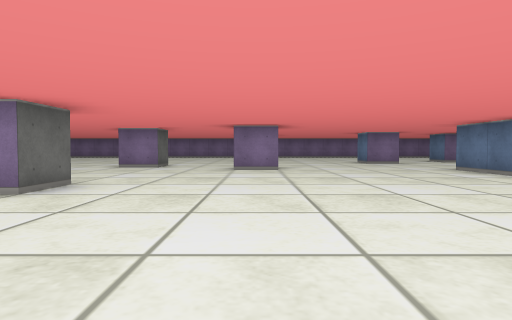
View 1 (above)

22 first-person views from a walk through a cub3D level. The camera is about half as high as the walls, tilts 2° down and sees 75° across. The floor is counted in squares. Each view is taken from the middle of a square. On the plan, view 1 faces up. The plan holds only what a view shows up to about 9 squares ahead; the rest is blank.

View 2
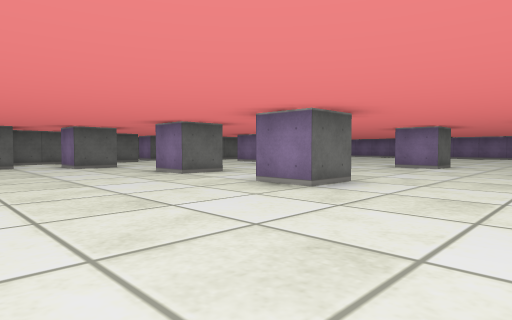

View 3
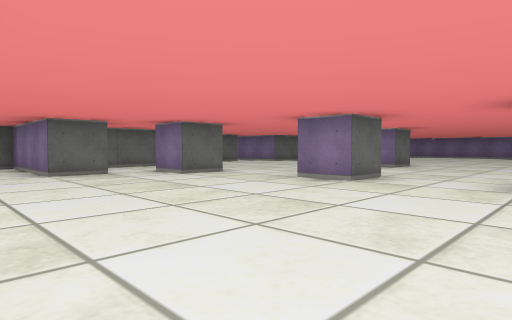

View 4
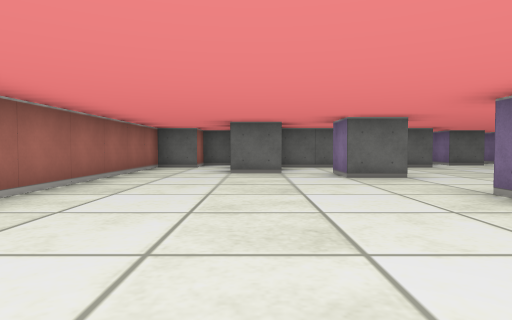

View 5
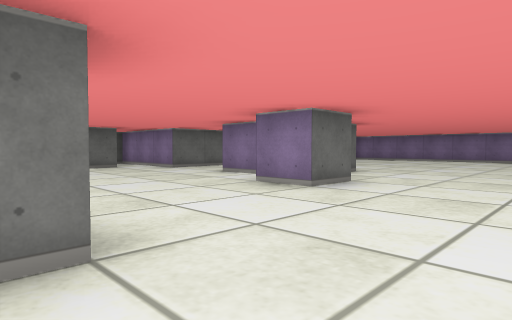

View 6
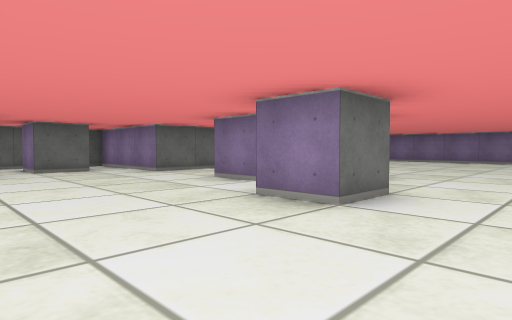

View 7
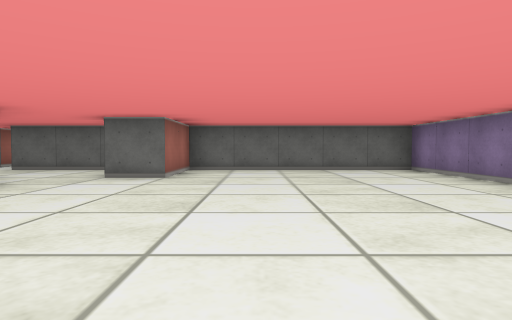

View 8
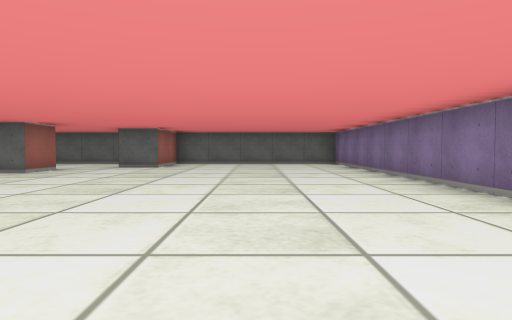

View 9
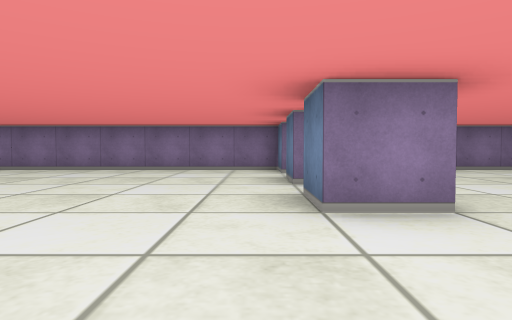

View 10
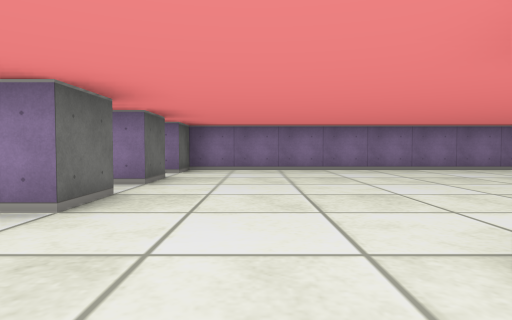

View 11
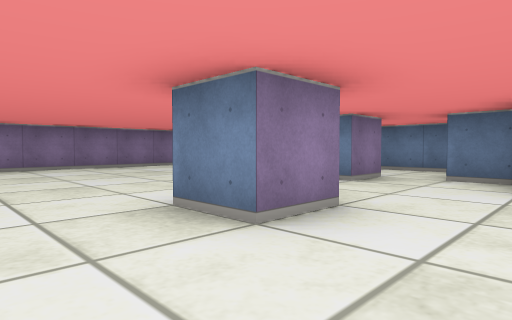

View 12
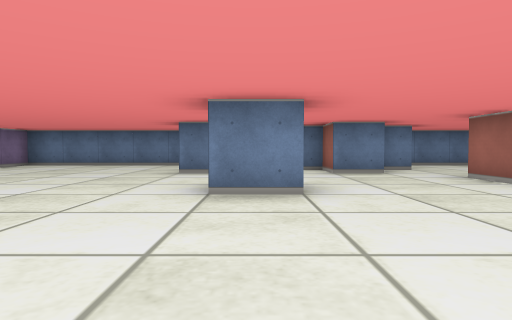

View 13
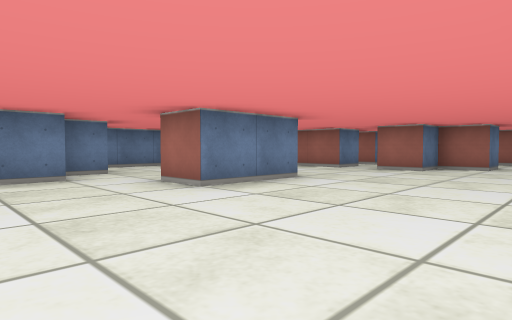

View 14
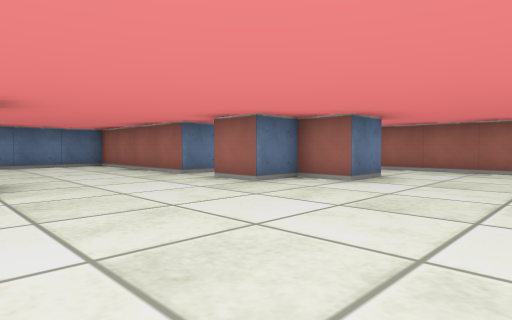

View 15
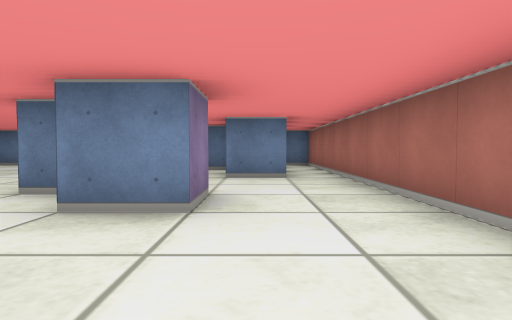

View 16
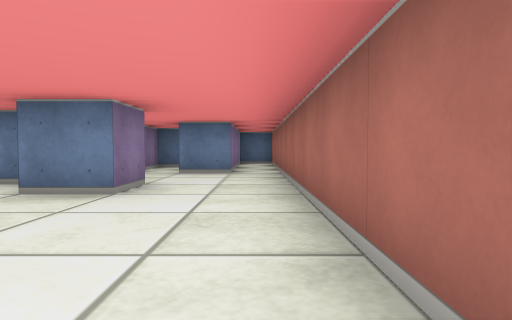

View 17
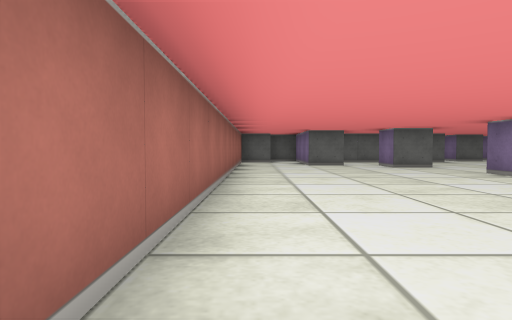

View 18
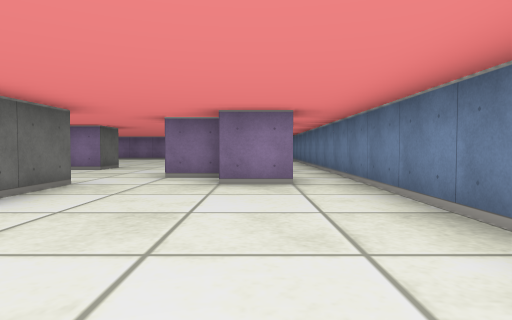

View 19
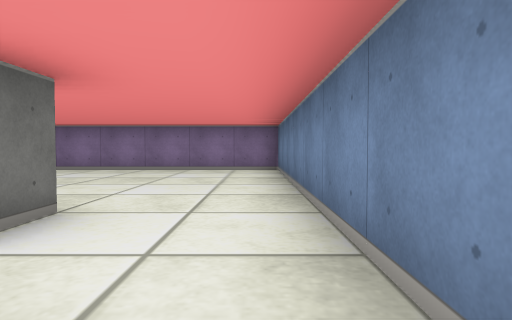

View 20
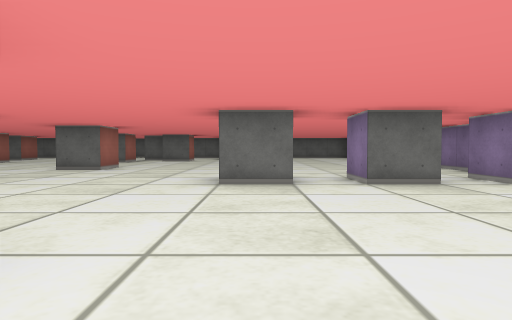

View 21
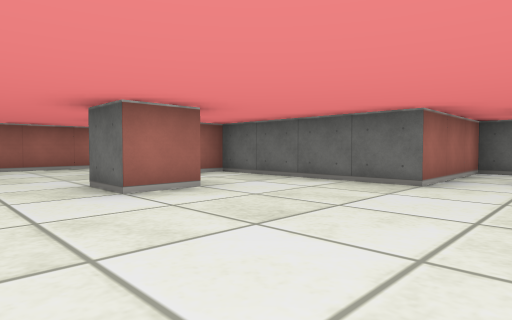

View 22
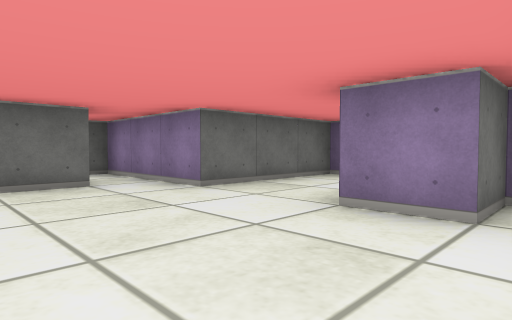

### Floor plan
Points are (right, up) in squares from view 1. A wall is a line through its corners. A room is listed if a view was taken in it or the views show most of it. See-through windows are left out.
Room 1 (views 1, 2, 3, 4, 5, 6, 7, 8, 9, 10, 11, 12, 13, 14, 15, 16, 17, 18, 19, 20, 21, 22)
walls: (-3.5, 9.5) (-2.5, 9.5) (-2.5, 8.5) (-3.5, 8.5); (0.6, 7.5) (-0.5, 7.5); (-2.5, 4.6) (-2.5, 3.5) (-3.5, 3.5); (-6.5, 8.6) (-6.5, 7.5) (-7.5, 7.5); (-5.5, 4.6) (-5.5, 3.5) (-6.5, 3.5); (0.5, 13.5) (0.5, 12.5) (-0.5, 12.5) (-0.5, 13.5); (-8.5, 9.6) (-8.5, 8.5) (-9.5, 8.5); (-8.5, 10.5) (-7.5, 10.5) (-7.5, 10); (4.5, 5.5) (4.5, 7.5) (5.5, 7.5) (5.5, 6.1); (4.5, 11.5) (4.5, 10.5) (3.5, 10.5) (3.5, 11.5); (0.5, 15.6) (0.5, 14.5) (-0.5, 14.5) (-0.5, 15.4); (-9.6, 3.5) (-8.5, 3.5) (-8.5, 2.5) (-9.5, 2.5); (3.5, 0.5) (2.5, 0.5) (2.5, 1.5) (3.5, 1.5) (3.5, 2.5) (4.5, 2.5); (7.5, 8.5) (6.5, 8.5) (6.5, 9.5) (7.5, 9.5) (7.5, 10.5); (-0.4, 17.5) (-11.5, 17.5) (-11.5, 12.5) (-9.5, 12.5) (-9.5, 11.5); (-9.5, 1.6) (-9.5, 0.5) (-12.5, 0.5); (5.5, 1.6) (5.5, 2.5) (9.2, 2.5); (-11.5, 11.6) (-11.5, 8.5) (-14.5, 8.5) (-14.5, 5.5) (-11.5, 5.5) (-11.5, 1.5) (-10.9, 1.5); (7.6, 11.5) (6.5, 11.5) (6.5, 12.5); (-12.5, 7.6) (-12.5, 6.5) (-13.5, 6.5); (7.5, 12.5) (7.5, 11.9); (8.5, 7.5) (7.5, 7.5) (7.5, 8.2); (7.5, 0.6) (7.5, 1.5) (6.5, 1.5); (9.5, 2.8) (9.5, 17.2); (7.9, -0.5) (5.5, -0.5) (5.5, 0.5); (-12, -0.5) (-11.5, -0.5) (-11.5, -1.5) (9, -1.5); (9.6, 17.5) (0.5, 17.5) (0.5, 16.5) (-0.5, 16.5) (-0.5, 17.2)

Where each view was taken, in squares from view 1:
view 1: 0 up, 0 right, facing up
view 2: 0 up, 0 right, facing up-left
view 3: 1 down, 3 left, facing up-left
view 4: 1 up, 3 left, facing left
view 5: 4 up, 4 left, facing up-left
view 6: 5 up, 5 left, facing up-left
view 7: 14 up, 4 left, facing left
view 8: 15 up, 1 left, facing left
view 9: 10 up, 1 left, facing up
view 10: 10 up, 2 right, facing up
view 11: 9 up, 2 right, facing up-right
view 12: 11 up, 0 right, facing right
view 13: 10 up, 1 right, facing down-right
view 14: 6 up, 0 right, facing down-right
view 15: 0 up, 0 right, facing right
view 16: 1 down, 1 left, facing right
view 17: 1 down, 0 right, facing left
view 18: 3 up, 8 right, facing up
view 19: 10 up, 9 right, facing up
view 20: 13 up, 5 right, facing left
view 21: 7 up, 7 left, facing down-left
view 22: 6 up, 8 left, facing up-left
